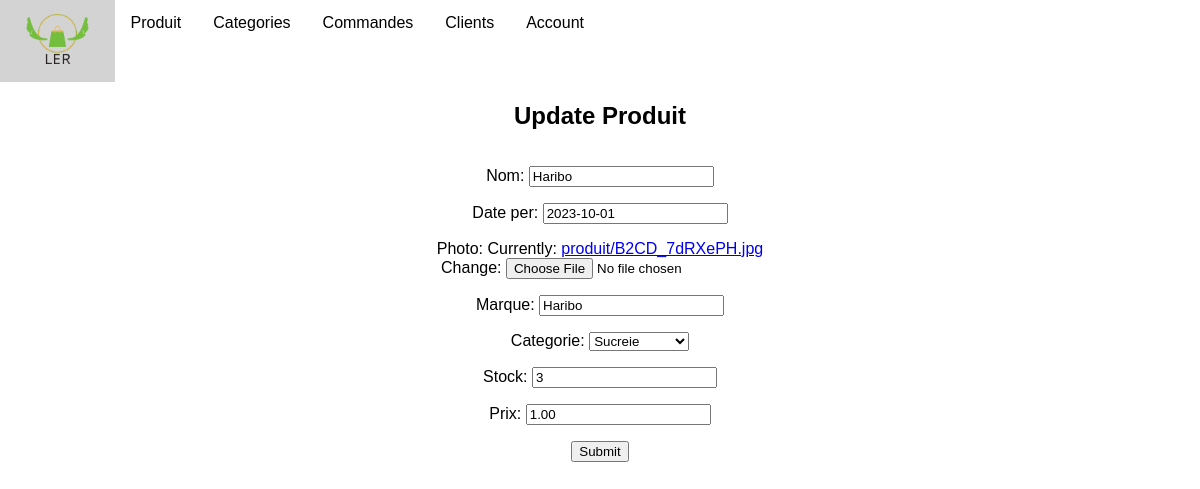
Page /employer/produit/update/2/ on the committed database.
### employer/models.py (models this page shows, shortened)
class Produits(models.Model):
    nom = models.CharField(max_length=30,null=False)
    date_per = models.DateField(null=False)
    photo = models.FileField(blank=False,upload_to="produit")
    marque = models.CharField(max_length=30)
    categorie = models.ForeignKey(Categories,on_delete=models.SET_NULL,null=True)
    stock = models.PositiveIntegerField()
    prix = models.DecimalField(max_digits=10, decimal_places=2)

class Categories(models.Model):
    nom = models.CharField(max_length=30,null=False)
    descriptif = models.TextField(max_length=100,null=True)
    def __str__(self) -> str:
        return self.nom

### employer/views/produit/produit_update.py (the view)
# urls.py: path('produit/update/<int:pk>/', ProduitUpdateView.as_view(), name='produit_update'),
class ProduitUpdateView(UpdateView):
    model = Produits
    fields = '__all__'
    template_name = "produit/produit_update.html"
    success_url = reverse_lazy('produit_list')

### Drive/templates/produit/produit_update.html (shortened to what this page needs)
{% extends "main.html" %}
{% block content %}
<h2 class="form-title">Update Produit</h2>
<form method="post">
    {{ form.as_p }}
    <input type="submit" value="Submit" />
</form>
{% endblock %}

### employer/static/css/main.css (style rules this page uses)
body { font-family: Arial, Helvetica, sans-serif; margin: 0; }
input[type=number] { -moz-appearance: textfield; }

### rows in the picture
Produits: nom "Haribo", date_per "2023-10-01", marque "Haribo", categorie "Sucreie", stock "3", prix "1.00"
